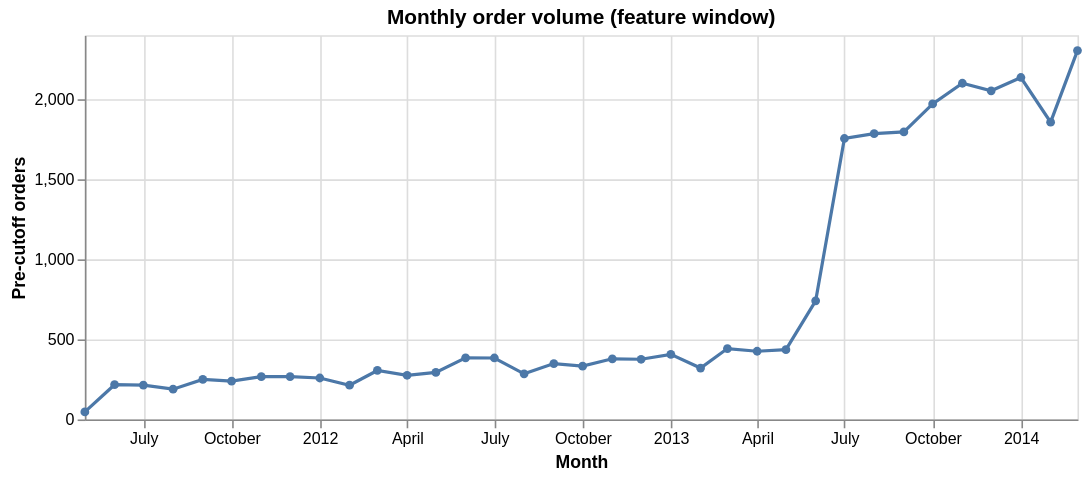

This figure's notebook cell:
### Code cell
monthly = (pre.assign(month=pre['order_date'].dt.to_period('M').dt.to_timestamp())
              .groupby('month').size().rename('orders').reset_index())
alt.Chart(monthly).mark_line(point=True).encode(
    x=alt.X('month:T', title='Month'),
    y=alt.Y('orders:Q', title='Pre-cutoff orders'),
    tooltip=['month:T', 'orders']
).properties(width=620, height=240, title='Monthly order volume (feature window)')

### Figure 1 — Vega-Lite specification as saved in the notebook (floating-point values rounded to 4 significant figures)
{"config": {"view": {"continuousWidth": 300, "continuousHeight": 300}}, "data": {"name": "data-1ccfbe4f52337a265d32fc68e4512eec"}, "mark": {"type": "line", "point": true}, "encoding": {"tooltip": [{"field": "month", "type": "temporal"}, {"field": "orders", "type": "quantitative"}], "x": {"field": "month", "title": "Month", "type": "temporal"}, "y": {"field": "orders", "title": "Pre-cutoff orders", "type": "quantitative"}}, "height": 240, "title": "Monthly order volume (feature window)", "width": 620, "$schema": "https://vega.github.io/schema/vega-lite/v5.20.1.json", "datasets": {"data-1ccfbe4f52337a265d32fc68e4512eec": [{"month": "2011-05-01T00:00:00", "orders": 47}, {"month": "2011-06-01T00:00:00", "orders": 217}, {"month": "2011-07-01T00:00:00", "orders": 215}, {"month": "2011-08-01T00:00:00", "orders": 189}, {"month": "2011-09-01T00:00:00", "orders": 250}, {"month": "2011-10-01T00:00:00", "orders": 239}, {"month": "2011-11-01T00:00:00", "orders": 267}, {"month": "2011-12-01T00:00:00", "orders": 268}, {"month": "2012-01-01T00:00:00", "orders": 259}, {"month": "2012-02-01T00:00:00", "orders": 214}, {"month": "2012-03-01T00:00:00", "orders": 306}, {"month": "2012-04-01T00:00:00", "orders": 276}, {"month": "2012-05-01T00:00:00", "orders": 294}, {"month": "2012-06-01T00:00:00", "orders": 385}, {"month": "2012-07-01T00:00:00", "orders": 384}, {"month": "2012-08-01T00:00:00", "orders": 285}, {"month": "2012-09-01T00:00:00", "orders": 349}, {"month": "2012-10-01T00:00:00", "orders": 333}, {"month": "2012-11-01T00:00:00", "orders": 379}, {"month": "2012-12-01T00:00:00", "orders": 376}, {"month": "2013-01-01T00:00:00", "orders": 407}, {"month": "2013-02-01T00:00:00", "orders": 321}, {"month": "2013-03-01T00:00:00", "orders": 443}, {"month": "2013-04-01T00:00:00", "orders": 426}, {"month": "2013-05-01T00:00:00", "orders": 436}, {"month": "2013-06-01T00:00:00", "orders": 741}, {"month": "2013-07-01T00:00:00", "orders": 1755}, {"month": "2013-08-01T00:00:00", "orders": 1785}, {"month": "2013-09-01T00:00:00", "orders": 1796}, {"month": "2013-10-01T00:00:00", "orders": 1971}, {"month": "2013-11-01T00:00:00", "orders": 2100}, {"month": "2013-12-01T00:00:00", "orders": 2053}, {"month": "2014-01-01T00:00:00", "orders": 2136}, {"month": "2014-02-01T00:00:00", "orders": 1857}, {"month": "2014-03-01T00:00:00", "orders": 2304}]}}
